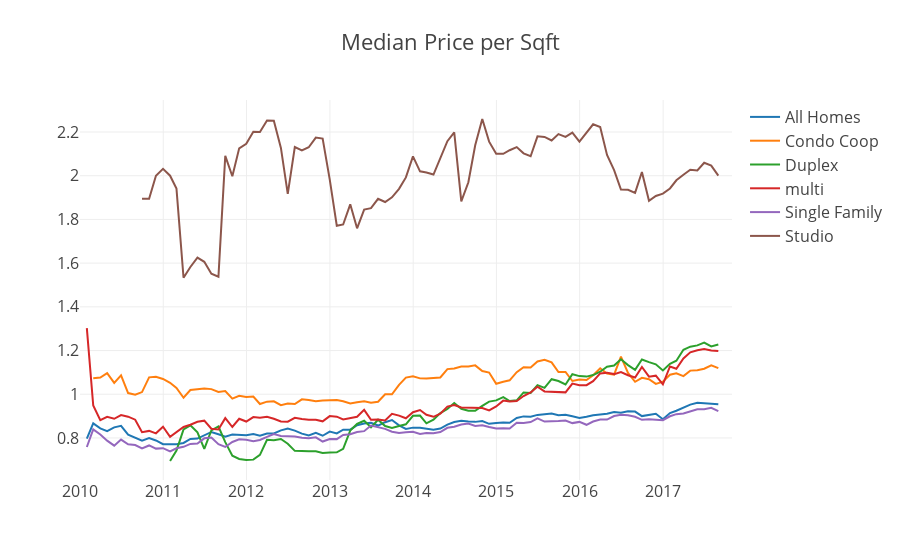

This figure's notebook cell:
### Code cell
data=[go.Scatter(x=state_month['Date'], y=state_month['MedianRentalPricePerSqft_AllHomes'], name='All Homes'),
      go.Scatter(x=state_month['Date'], y=state_month['MedianRentalPricePerSqft_CondoCoop'], name='Condo Coop'),
      go.Scatter(x=state_month['Date'], y=state_month['MedianRentalPricePerSqft_DuplexTriplex'], name='Duplex'),
      go.Scatter(x=state_month['Date'], y=state_month['MedianRentalPricePerSqft_MultiFamilyResidence5PlusUnits'], name='multi'),
      go.Scatter(x=state_month['Date'], y=state_month['MedianRentalPricePerSqft_SingleFamilyResidence'], name='Single Family'),
      go.Scatter(x=state_month['Date'], y=state_month['MedianRentalPricePerSqft_Studio'], name='Studio')]
layout = {'title':'Median Price per Sqft','font': dict(size=16), 'xaxis':{'range':['2010-1-1','2017-10-30']}}
py.iplot({'data': data, 'layout': layout})

### Figure 1 — Plotly figure (JSON) as saved in the notebook; plotly's stock layout.template omitted (floating-point values rounded to 4 significant figures; data arrays with more than 128 entries replaced by an {"elided": "..."} marker saying what was removed)
{"data": [{"name": "All Homes", "type": "scatter", "x": {"elided": "257 str values"}, "y": {"elided": "257 float values"}}, {"name": "Condo Coop", "type": "scatter", "x": {"elided": "257 str values"}, "y": {"elided": "257 float values"}}, {"name": "Duplex", "type": "scatter", "x": {"elided": "257 str values"}, "y": {"elided": "257 float values"}}, {"name": "multi", "type": "scatter", "x": {"elided": "257 str values"}, "y": {"elided": "257 float values"}}, {"name": "Single Family", "type": "scatter", "x": {"elided": "257 str values"}, "y": {"elided": "257 float values"}}, {"name": "Studio", "type": "scatter", "x": {"elided": "257 str values"}, "y": {"elided": "257 float values"}}], "layout": {"font": {"size": 16}, "title": "Median Price per Sqft", "xaxis": {"range": ["2010-1-1", "2017-10-30"]}}}
